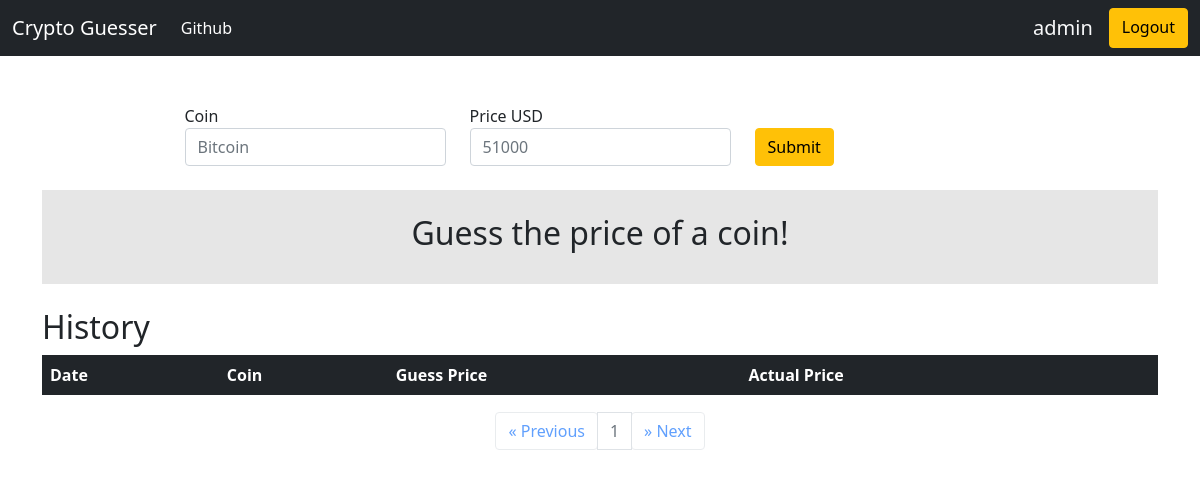
Before: / (signed in) with the older database file.
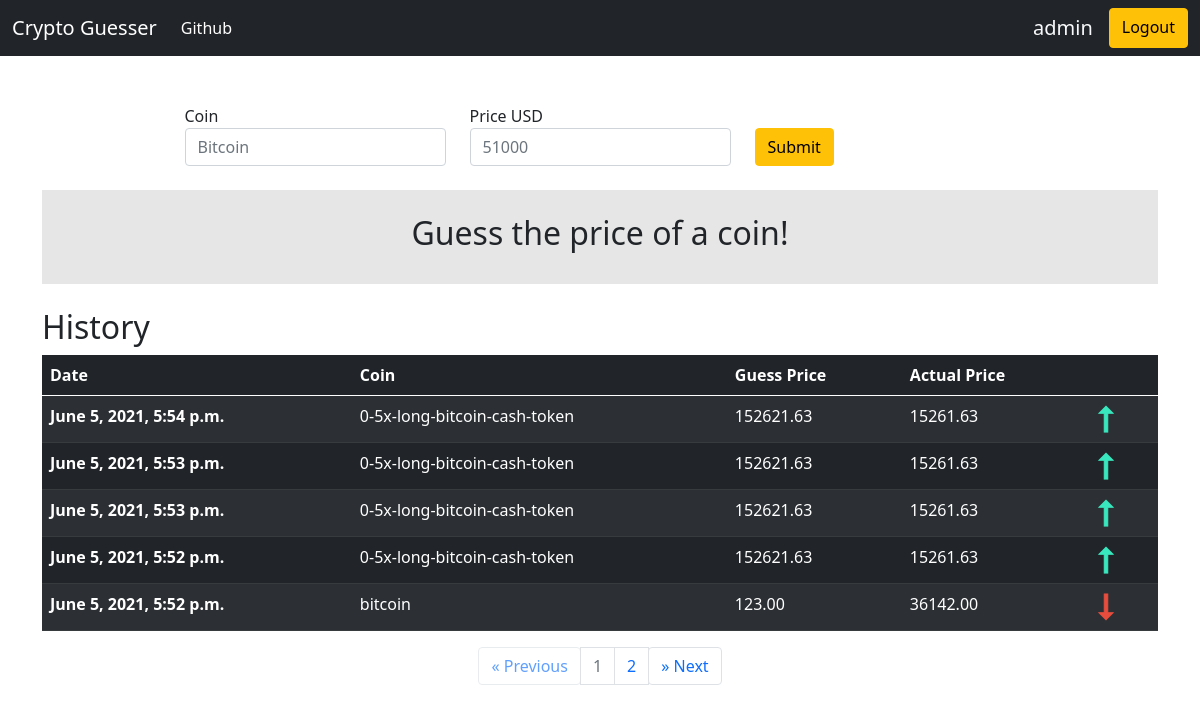
After: the same page with the newer database file.
### result/models.py (models this page shows, shortened)
class Result(models.Model):
    coin = models.CharField(max_length=120, blank=False, null=False)
    guess_price = models.DecimalField(decimal_places=2, max_digits=10000)
    actual_price = models.DecimalField(decimal_places=2, max_digits=10000)
    author = models.ForeignKey(User, related_name='result', on_delete=models.CASCADE)
    created_at = models.DateTimeField(auto_now_add=True)
    objects = ResultManager()

### pages/views.py (the view, shortened to what this page needs)
# urls.py: path('', homepage_view, name='home'),
def homepage_view(request, *args, **kwargs):
    message = ""
    guess_price = 0
    actual_price = 0
    is_valid = False
    results = []
    if request.user.is_authenticated:
        results = Result._meta.model.objects.filter(author=request.user).order_by('-created_at')
    page = request.GET.get('page', 1)
    paginator = Paginator(results, 5)
    try:
        results = paginator.page(page)
    except PageNotAnInteger:
        results = paginator.page(1)
    except EmptyPage:
        results = paginator.page(paginator.num_pages)
    context = {
        'history' : results,
        'guess_result' : {
            'is_valid' : is_valid,
            "guess_price" : float(guess_price),
            "actual_price" : float(actual_price),
            "message" : message
        }
    }
    return render(request, "homepage.html", context)

### templates/homepage.html (shortened to what this page needs)
{% extends 'base.html' %}
{% load mathfilters %}
{% block content %}
<div class="container mt-5">
      <form action='.' method='POST'>{% csrf_token %}
        <div class="row justify-content-center">
          <div class="col-sm-3">
            <label class="sr-only" for="coin">Coin</label>
            <input id="coin" type="text" name='coin' class="form-control" id="coin" placeholder="Bitcoin">
          </div>
          <div class="col-sm-3">
            <label class="sr-only" for="guess_price">Price USD</label>
            <div class="input-group">
              <input id="guess_price" type="number" class="form-control" name='guess_price' id="guess_price" placeholder="51000" min="0" step="0.01" required=True>
            </div>
          </div>
          <div class="col-sm-3 pt-4">
            <button type="submit" class="btn btn-warning" id="submit">Submit</button>
          </div>
        </div>
      </form>
      <div class="my-4 p-4" style="background-color: rgba(15, 15, 15, 0.1);">
        {% if guess_result.is_valid %}
                {% if guess_result.guess_price < guess_result.actual_price %}
                  {% load static %}
                {% elif guess_result.guess_price > guess_result.actual_price %}
                  {% load static %}
                {% else %}
                  {% load static %}
                {% endif %}
        {% elif guess_result.message == "" %}
        <div class="d-flex justify-content-center">
          <h2>Guess the price of a coin!</h2>
        </div>
        {% else %}
        <div class="d-flex justify-content-center">
          <h2>{{guess_result.message}}</h2>
        </div>
        {% endif %}
      </div>
      <h2>History</h2>
    <div class="d-flex justify-content-center">
        <table id="table" class="table table-dark table-striped table-hover">
            <thead>
            <tr>
                <th scope="col">Date</th>
                <th scope="col">Coin</th>
                <th scope="col">Guess Price</th>
                <th scope="col">Actual Price</th>
                <th scope="col"></th>
            </tr>
            </thead>
            <tbody>
            {% for result in history %}
            <tr data-href='https://www.google.com'>
                <th scope="row">{{result.created_at}}</th>
                <td>{{result.coin}}</td>
                <td>{{result.guess_price}}</td>
                <td>{{result.actual_price}}</td>
                {% if result.guess_price < result.actual_price %}
                <td>
                    {% load static %}
                    <img src="{% static 'images/icons8-down-30.png' %}" alt="lesser than">
                </td>
                {% elif result.guess_price > result.actual_price %}
                <td>
                    {% load static %}
                    <img src="{% static 'images/icons8-up-30.png' %}" alt="greater than">
                </td>
                {% else %}
                    {% load static %}
                {% endif %}
            </tr>
            {% endfor %}
            </tbody>
        </table>
      </div>
    <nav class="d-flex justify-content-center" aria-label="history navigation">
      <ul class="pagination">
        <li class="page-item">
          <a class="btn page-link {% if history.has_previous == False %}disabled{% endif %}"
          href="?page={% if history.has_previous %}{{ history.previous_page_number }}{% else %}1{% endif %}" aria-label="Previous">
            <span aria-hidden="true">&laquo;</span>
            <span class="sr-only">Previous</span>
          </a>
        </li>
        {% for i in history.paginator.page_range %}
            {% if i|sub:history.number|abs <= 1 %}
            <li class="page-item {% if history.number == i %}disabled{% endif %}"><a class="page-link" href="?page={{ i }}">{{ i }}</a></li>
            {% endif %}
        {% endfor %}
        <li class="page-item">
          <a class="btn page-link {% if history.has_next == False %}disabled{% endif %}"
          href="?page={% if history.has_next %}{{ history.next_page_number }}{% else %}{{ history.current_page_number }}{% endif %}" aria-label="Next">
            <span aria-hidden="true">&raquo;</span>
            <span class="sr-only">Next</span>
          </a>
        </li>
      </ul>
    </nav>
</div>
{% endblock %}

### templates/base.html (shortened to what this page needs)
<!DOCTYPE html>
<html lang="en">
    <head>
        <link href="https://cdn.jsdelivr.net/npm/bootstrap@5.0.1/dist/css/bootstrap.min.css" rel="stylesheet">
    </head>
    <body>
        <nav class="navbar navbar-expand-lg navbar-dark bg-dark">
            <div class="container-fluid">
              <a class="navbar-brand" href="/">Crypto Guesser</a>
              <div class="collapse navbar-collapse" id="navbarSupportedContent">
                <ul class="navbar-nav me-auto mb-2 mb-lg-0">
                  <li class="nav-item">
                    <a class="nav-link active" aria-current="page" href="https://github.com/todoge/Internship-tests/tree/master/coin-guesser">Github</a>
                  </li>
                </ul>
                <div class="d-flex">
                    {% if request.user.is_authenticated %}
                        <h5 class="text-light mx-3 pt-2">{{request.user}}</h5>
                        <a class="btn btn-warning" href="/logout" type="submit">Logout</a>
                    {% else %}
                        <a class="btn btn-success" href="/login">Login</a>
                        <a class="btn btn-primary mx-3" href="/register" type="submit">Register</a>
                    {% endif %}
                </div>
              </div>
            </div>
          </nav>
        {% block content %}
        {% endblock %}
    </body>
</html>

Changed rows visible on the page:
added Result: created_at "June 5, 2021, 5:54 p.m.", coin "0-5x-long-bitcoin-cash-token", guess_price "152621.63", actual_price "15261.63"
added Result: created_at "June 5, 2021, 5:53 p.m.", coin "0-5x-long-bitcoin-cash-token", guess_price "152621.63", actual_price "15261.63"
added Result: created_at "June 5, 2021, 5:53 p.m.", coin "0-5x-long-bitcoin-cash-token", guess_price "152621.63", actual_price "15261.63"
added Result: created_at "June 5, 2021, 5:52 p.m.", coin "0-5x-long-bitcoin-cash-token", guess_price "152621.63", actual_price "15261.63"
added Result: created_at "June 5, 2021, 5:52 p.m.", coin "bitcoin", guess_price "123.00", actual_price "36142.00"
Other visible differences:
new list line: "2"
